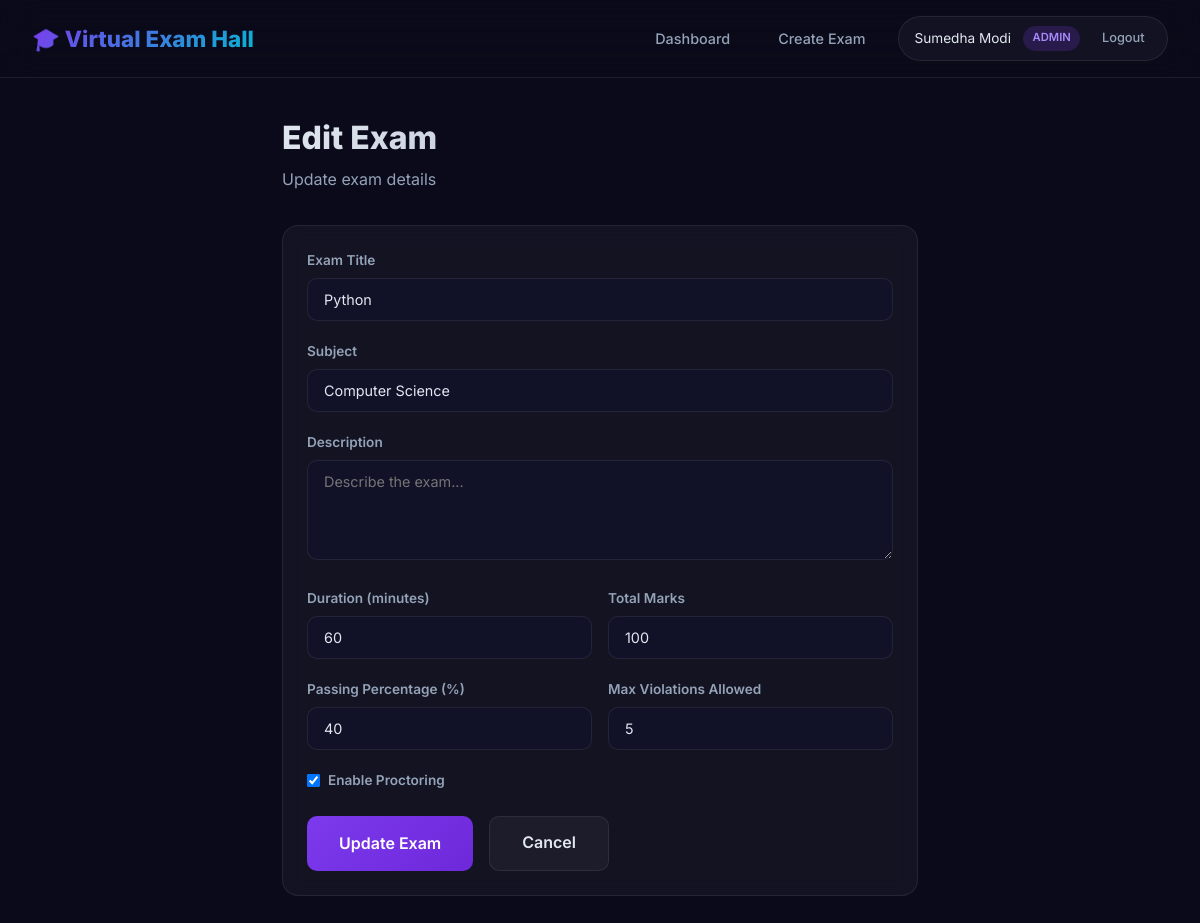
The page /admin/edit-exam/1 (signed in) on the database its author committed.
### models.py (models this page shows, shortened)
class User(UserMixin, db.Model):
    id = db.Column(db.Integer, primary_key=True) #auto incrementing unique id for each user
    username = db.Column(db.String(80), unique=True, nullable=False)
    email = db.Column(db.String(120), unique=True, nullable=False)
    password_hash = db.Column(db.String(256), nullable=False) #stores the hashed password instead of plain text for security
    full_name = db.Column(db.String(100), nullable=False)
    role = db.Column(db.String(20), nullable=False, default='student') #stores whether user is admin or student default =student
    created_at = db.Column(db.DateTime, default=datetime.utcnow) #automatically saves date and time when user is created
    exams_created = db.relationship('Exam', backref='creator', lazy=True)
    attempts = db.relationship('ExamAttempt', backref='student', lazy=True)

class Exam(db.Model):
    id = db.Column(db.Integer, primary_key=True)
    title = db.Column(db.String(200), nullable=False)
    description = db.Column(db.Text)
    subject = db.Column(db.String(100), nullable=False, default='General')
    duration_minutes = db.Column(db.Integer, nullable=False)
    total_marks = db.Column(db.Integer, nullable=False)
    passing_percentage = db.Column(db.Integer, default=40)
    created_by = db.Column(db.Integer, db.ForeignKey('user.id'), nullable=False)
    is_active = db.Column(db.Boolean, default=True) #admin can hide/show exam to students
    proctoring_enabled = db.Column(db.Boolean, default=True)#whether webcam monitoring is on
    max_violations = db.Column(db.Integer, default=5) #number of violations allowed before exam is flagged
    created_at = db.Column(db.DateTime, default=datetime.utcnow)
    questions = db.relationship('Question', backref='exam', lazy=True, cascade='all, delete-orphan')
    attempts = db.relationship('ExamAttempt', backref='exam', lazy=True)

### app.py (the view, shortened to what this page needs)
@app.route('/admin/edit-exam/<int:exam_id>', methods=['GET', 'POST'])
@login_required
def edit_exam(exam_id):
    exam = Exam.query.get_or_404(exam_id)
    if exam.created_by != current_user.id:
        flash('Access denied.', 'error')
        return redirect(url_for('admin_dashboard'))
    return render_template('admin/create_exam.html', exam=exam)

### app.py (called while the page is built)
@login_manager.user_loader
def load_user(user_id):
    return User.query.get(int(user_id))

### templates/admin/create_exam.html (shortened to what this page needs)
{% extends "base.html" %}
{% block content %}
<div class="page-wrapper">
    <div class="container" style="max-width:700px;">
        <div class="page-header">
            <h1>{{ 'Edit' if exam else 'Create New' }} Exam</h1>
            <p>{{ 'Update exam details' if exam else 'Set up a new examination' }}</p>
        </div>
        <div class="glass-card">
            <form method="POST">
                <div class="form-group">
                    <label class="form-label">Exam Title</label>
                    <input type="text" name="title" class="form-input" placeholder="e.g., Data Structures Mid-Term" value="{{ exam.title if exam else '' }}" required>
                </div>
                <div class="form-group">
                    <label class="form-label">Subject</label>
                    <input type="text" name="subject" class="form-input" placeholder="e.g., Computer Science" value="{{ exam.subject if exam else '' }}" required>
                </div>
                <div class="form-group">
                    <label class="form-label">Description</label>
                    <textarea name="description" class="form-textarea" placeholder="Describe the exam...">{{ exam.description if exam else '' }}</textarea>
                </div>
                <div class="form-row">
                    <div class="form-group">
                        <label class="form-label">Duration (minutes)</label>
                        <input type="number" name="duration" class="form-input" min="5" max="300" value="{{ exam.duration_minutes if exam else '60' }}" required>
                    </div>
                    <div class="form-group">
                        <label class="form-label">Total Marks</label>
                        <input type="number" name="total_marks" class="form-input" min="1" value="{{ exam.total_marks if exam else '100' }}" required>
                    </div>
                </div>
                <div class="form-row">
                    <div class="form-group">
                        <label class="form-label">Passing Percentage (%)</label>
                        <input type="number" name="passing_percentage" class="form-input" min="1" max="100" value="{{ exam.passing_percentage if exam else '40' }}" required>
                    </div>
                    <div class="form-group">
                        <label class="form-label">Max Violations Allowed</label>
                        <input type="number" name="max_violations" class="form-input" min="1" max="20" value="{{ exam.max_violations if exam else '5' }}" required>
                    </div>
                </div>
                <div class="form-group">
                    <label class="form-label" style="display:flex;align-items:center;gap:.5rem;">
                        <input type="checkbox" name="proctoring_enabled" {{ 'checked' if (not exam) or exam.proctoring_enabled else '' }}>
                        Enable Proctoring
                    </label>
                </div>
                <div style="display:flex;gap:1rem;margin-top:1.5rem;">
                    <button type="submit" class="btn btn-primary btn-lg">{{ 'Update Exam' if exam else 'Create Exam' }}</button>
                    <a href="{{ url_for('admin_dashboard') }}" class="btn btn-secondary btn-lg">Cancel</a>
                </div>
            </form>
        </div>
    </div>
</div>
{% endblock %}

### templates/base.html (shortened to what this page needs)
<!DOCTYPE html>
<html lang="en">
<head>
    <link rel="stylesheet" href="{{ url_for('static', filename='css/style.css') }}">
</head>
<body>
    {% if not hide_navbar %}
    <nav class="navbar">
        <a href="/" class="nav-brand">🎓 Virtual Exam Hall</a>
        <div class="nav-links" id="navLinks">
            {% if current_user.is_authenticated %}
                {% if current_user.role == 'admin' %}
                    <a href="{{ url_for('admin_dashboard') }}" class="nav-link {% if request.endpoint == 'admin_dashboard' %}active{% endif %}">Dashboard</a>
                    <a href="{{ url_for('create_exam') }}" class="nav-link {% if request.endpoint == 'create_exam' %}active{% endif %}">Create Exam</a>
                {% else %}
                    <a href="{{ url_for('student_dashboard') }}" class="nav-link {% if request.endpoint == 'student_dashboard' %}active{% endif %}">Dashboard</a>
                    <a href="{{ url_for('student_results') }}" class="nav-link {% if request.endpoint == 'student_results' %}active{% endif %}">My Results</a>
                {% endif %}
                <div class="nav-user">
                    <span>{{ current_user.full_name }}</span>
                    <span class="role-badge role-{{ current_user.role }}">{{ current_user.role }}</span>
                    <a href="{{ url_for('logout') }}" class="nav-link" style="padding:.3rem .6rem;font-size:.8rem;">Logout</a>
                </div>
            {% else %}
                <a href="{{ url_for('login') }}" class="nav-link">Login</a>
                <a href="{{ url_for('register') }}" class="nav-link">Register</a>
            {% endif %}
        </div>
    </nav>
    {% endif %}
    {% block content %}{% endblock %}
</body>
</html>

### static/css/style.css (style rules this page uses)
:root { --bg-primary: #0a0a1a; --bg-secondary: #111128; --bg-card: rgba(255,255,255,0.04); --bg-card-hover: rgba(255,255,255,0.08); --glass-border: rgba(255,255,255,0.08); --primary: #7c3aed; --primary-light: #a78bfa; --secondary: #06b6d4; --accent: #8b5cf6; --success: #10b981; --danger: #ef4444; --warning: #f59e0b; --text: #e2e8f0; --text-muted: #94a3b8; --text-dim: #64748b; --radius: 16px; --radius-sm: 10px; --shadow: 0 8px 32px rgba(0,0,0,0.3); }
* { margin:0; padding:0; box-sizing:border-box; }
html { scroll-behavior: smooth; }
body { font-family:'Inter',sans-serif; background:var(--bg-primary); color:var(--text); min-height:100vh; line-height:1.6; }
a { color:var(--primary-light); text-decoration:none; transition:color .2s; }
.navbar { position:fixed; top:0; left:0; right:0; z-index:1000; padding:1rem 2rem; display:flex; align-items:center; justify-content:space-between; background:rgba(10,10,26,0.7); backdrop-filter:blur(20px); border-bottom:1px solid var(--glass-border); transition:all .3s; }
.nav-brand { font-size:1.4rem; font-weight:800; background:linear-gradient(135deg,var(--primary),var(--secondary)); -webkit-background-clip:text; -webkit-text-fill-color:transparent; }
.nav-links { display:flex; gap:1rem; align-items:center; }
.nav-link { padding:.5rem 1rem; border-radius:var(--radius-sm); color:var(--text-muted); font-weight:500; font-size:.9rem; transition:all .2s; }
.nav-user { display:flex; align-items:center; gap:.75rem; padding:.4rem .8rem .4rem 1rem; background:var(--bg-card); border:1px solid var(--glass-border); border-radius:50px; font-size:.85rem; }
.nav-user .role-badge { padding:.2rem .6rem; border-radius:50px; font-size:.7rem; font-weight:600; text-transform:uppercase; }
.role-admin { background:rgba(124,58,237,.2); color:var(--primary-light); }
.page-wrapper { padding-top:80px; min-height:100vh; }
.container { max-width:1200px; margin:0 auto; padding:2rem; }
.page-header { margin-bottom:2rem; }
.page-header h1 { font-size:2rem; font-weight:800; background:linear-gradient(135deg,var(--text),var(--text-muted)); -webkit-background-clip:text; -webkit-text-fill-color:transparent; }
.page-header p { color:var(--text-muted); margin-top:.25rem; }
.glass-card { background:var(--bg-card); border:1px solid var(--glass-border); border-radius:var(--radius); padding:1.5rem; backdrop-filter:blur(10px); transition:all .3s; }
.btn { display:inline-flex; align-items:center; gap:.5rem; padding:.65rem 1.5rem; border:none; border-radius:var(--radius-sm); font-family:inherit; font-size:.9rem; font-weight:600; cursor:pointer; transition:all .2s; text-decoration:none; }
.btn-primary { background:linear-gradient(135deg,var(--primary),#6d28d9); color:#fff; }
.btn-secondary { background:var(--bg-card); color:var(--text); border:1px solid var(--glass-border); }
.btn-lg { padding:.85rem 2rem; font-size:1rem; }
.form-group { margin-bottom:1.25rem; }
.form-label { display:block; font-size:.85rem; font-weight:600; color:var(--text-muted); margin-bottom:.4rem; }
.form-input,.form-select,.form-textarea { width:100%; padding:.75rem 1rem; background:var(--bg-secondary); border:1px solid var(--glass-border); border-radius:var(--radius-sm); color:var(--text); font-family:inherit; font-size:.9rem; transition:border-color .2s; }
.form-textarea { min-height:100px; resize:vertical; }
.form-row { display:grid; grid-template-columns:1fr 1fr; gap:1rem; }

### rows shown on the page
User: full_name "Sumedha Modi", role "ADMIN"
Exam: title "Python", subject "Computer Science", duration "60", total_marks "100", passing_percentage "40", max_violations "5"

### other values the page prints
{{ 'Edit' if exam else 'Create New' }} "Edit"
{{ 'Update exam details' if exam else 'Set up a new examination' }} "Update exam details"
{{ 'Update Exam' if exam else 'Create Exam' }} "Update Exam"
